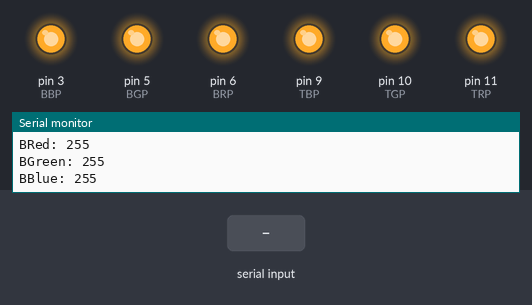
The sketch below on a simulated Arduino Uno, built with avr-gcc and run on an emulated ATmega328P. Parts: output pins drawn as LEDs (lit = HIGH), the last lines printed to the serial monitor. The inputs (shaded band) are chosen by the test bench. EEPROM starts erased.

Above: at 1.2 s.
1.3 s: "#\n" received over Serial
At 2.9 s:
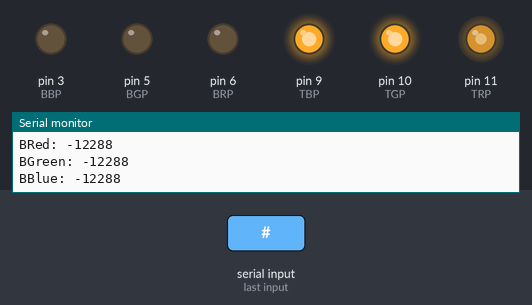
3.8 s: "S90\n" received over Serial
At 5.5 s:
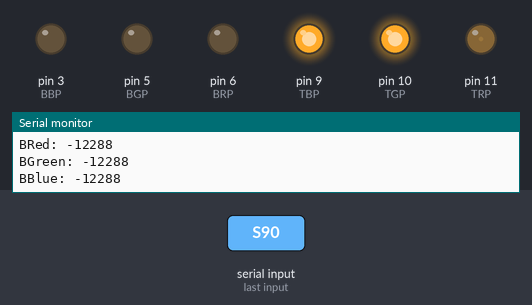
6.3 s: "S,45\n" received over Serial
At 8.5 s:
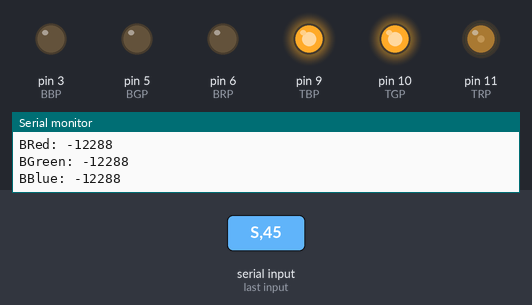
8.8 s: "S\n" received over Serial
At 10.5 s:
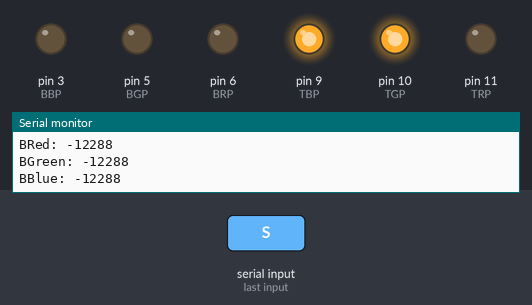
Timing chart, 0 to 12.0 s (numbered marks = the images above; inputs shaded):
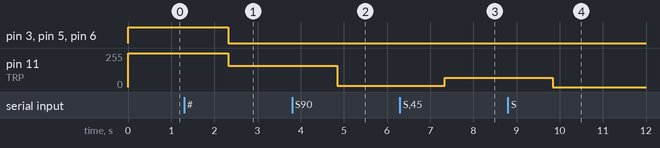

Measured:
- after the input at 1.3 s, pin 3 (BBP), pin 5 (BGP), pin 6 (BRP): HIGH → LOW after 1.0 s; pin 11 (TRP): 255/255 → 160/255 after 1.0 s
- after the input at 3.8 s, pin 11 (TRP): 160/255 → 10/255 after 1.0 s
- after the input at 6.3 s, pin 11 (TRP): 10/255 → 69/255 after 1.0 s
- after the input at 8.8 s, pin 11 (TRP): 69/255 → 0/255 after 1.0 s

The sketch:

RGBC.ino
```cpp
#include <EEPROM.h>

// Define the pins, you can change them based on your microcontroller
// All pins MUST be PWM
#define TRP 11  // Top Red Pin
#define TGP 10  // Top Green Pin
#define TBP 9   // Top Blue Pin
#define BRP 6   // Bottom Red Pin
#define BGP 5   // Bottom Green Pin
#define BBP 3   // Bottom Blue Pin

// Containers for the values being written to the LEDs
int TRed;      // Top Red
int TGreen;    // Top Green
int TBlue;     // Top Blue
int BRed;      // Bottom Red
int BGreen;    // Bottom Green
int BBlue;     // Bottom Blue

void setup() {
  // Start serial communication
  Serial.begin(9600);

  // Initialize PWM pins
  pinMode(TRP, OUTPUT);
  pinMode(TGP, OUTPUT);
  pinMode(TBP, OUTPUT);
  pinMode(BRP, OUTPUT);
  pinMode(BGP, OUTPUT);
  pinMode(BBP, OUTPUT);

  // Read previously saved values
  TRed = EEPROM.read(0);
  TGreen = EEPROM.read(1);
  TBlue = EEPROM.read(2);
  BRed = EEPROM.read(3);
  BGreen = EEPROM.read(4);
  BBlue = EEPROM.read(5);

  // Write the values
  analogWrite(TRP, TRed);
  analogWrite(TGP, TGreen);
  analogWrite(TBP, TBlue);
  analogWrite(BRP, BRed);
  analogWrite(BGP, BGreen);
  analogWrite(BBP, BBlue);

  // Print the values
  Serial.print("TRed: "); Serial.println(TRed);
  Serial.print("TGreen: "); Serial.println(TGreen);
  Serial.print("TBlue: "); Serial.println(TBlue);
  Serial.print("BRed: "); Serial.println(BRed);
  Serial.print("BGreen: "); Serial.println(BGreen);
  Serial.print("BBlue: "); Serial.println(BBlue);
}

void loop() {
  // Check if data is available on the serial port
  if (Serial.available()) {
    // Receive the Input
    String colors = Serial.readStringUntil("/n");
    if (colors[0] == '#'){  // Processing for regular input
      TRed = 16*htd(colors[1]) + htd(colors[2]);
      TGreen = 16*htd(colors[3]) + htd(colors[4]);
      TBlue = 16*htd(colors[5]) + htd(colors[6]);
      BRed = 16*htd(colors[8]) + htd(colors[9]);
      BGreen = 16*htd(colors[10]) + htd(colors[11]);
      BBlue = 16*htd(colors[12]) + htd(colors[13]);
    }
    if (colors[0] == 'S') {  // Processing for the save command, and saving to the EEPROM
      TRed = 16*htd(colors[2]) + htd(colors[3]);
      TGreen = 16*htd(colors[4]) + htd(colors[5]);
      TBlue = 16*htd(colors[6]) + htd(colors[7]);
      BRed = 16*htd(colors[9]) + htd(colors[10]);
      BGreen = 16*htd(colors[11]) + htd(colors[12]);
      BBlue = 16*htd(colors[13]) + htd(colors[14]);

      EEPROM.write(0, TRed);
      EEPROM.write(1, TGreen);
      EEPROM.write(2, TBlue);
      EEPROM.write(3, BRed);
      EEPROM.write(4, BGreen);
      EEPROM.write(5, BBlue);
    }
    // Print the values
    Serial.print("TRed: "); Serial.println(TRed);
    Serial.print("TGreen: "); Serial.println(TGreen);
    Serial.print("TBlue: "); Serial.println(TBlue);
    Serial.print("BRed: "); Serial.println(BRed);
    Serial.print("BGreen: "); Serial.println(BGreen);
    Serial.print("BBlue: "); Serial.println(BBlue);

    // Map the extracted RGB values to PWM outputs
    analogWrite(TRP, TRed);
    analogWrite(TGP, TGreen);
    analogWrite(TBP, TBlue);
    analogWrite(BRP, BRed);
    analogWrite(BGP, BGreen);
    analogWrite(BBP, BBlue);
  }
}

int htd(char c){
  if (c >= '0' && c <= '9') {
    return int(c - '0');
  } else if (c >= 'A') {
    return (c - 'A' + 10);
  }
}
```
